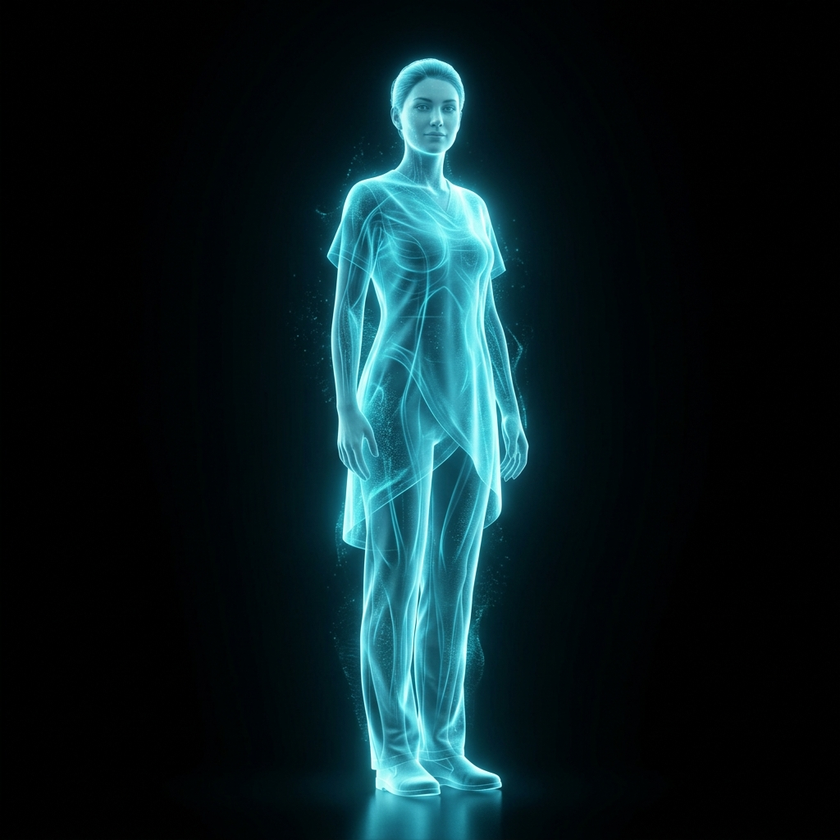
#> input picture public/hologram_ai_assistant.png, 840 x 840 px, shrunk from 1024 x 1024 before the run, found by its file name
$ python make_transparent.py
#> lines starting #> are read from the running program, lines starting #| are printed output that depends on the picture
from PIL import Image
import numpy as np

img = Image.open(r"c:\Users\a6644\OneDrive\Documents\Ember2\public\hologram_ai_assistant.png").convert("RGBA")
data = np.array(img)

r, g, b, a = data[:,:,0], data[:,:,1], data[:,:,2], data[:,:,3]
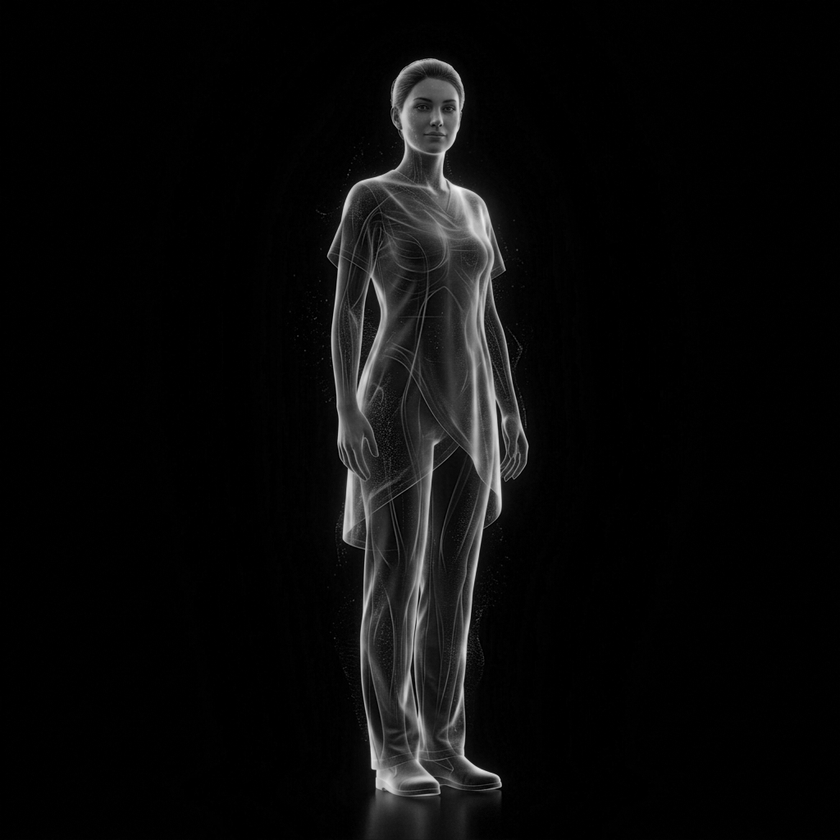
#> r: shape (840, 840); min 0, max 244, mean 10.1
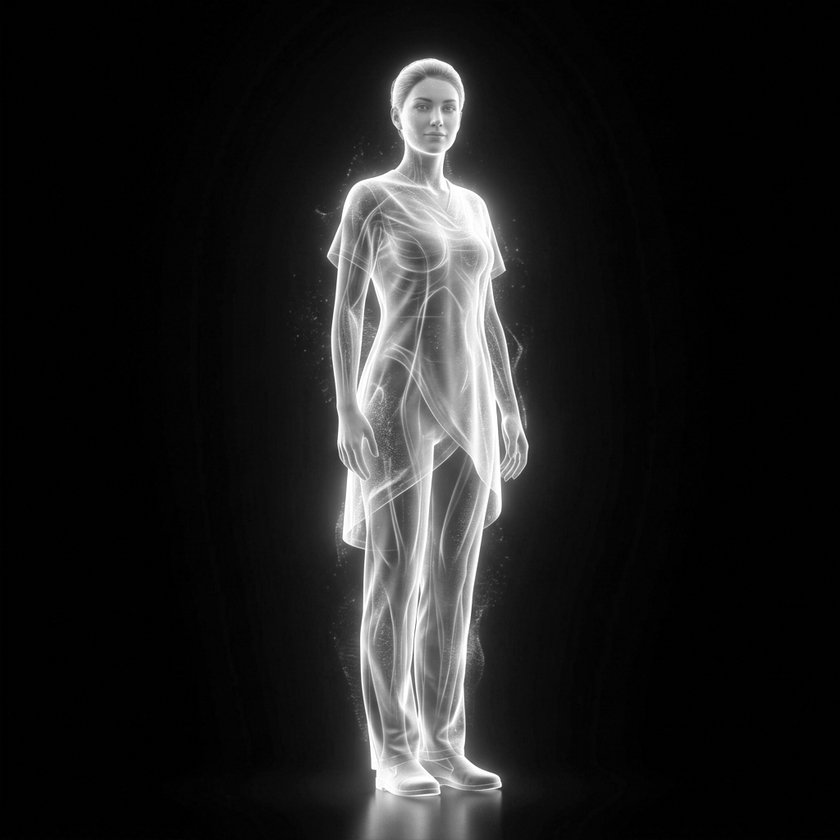
#> g: shape (840, 840); min 0, max 255, mean 29.8
#> a: shape (840, 840); every value is 255
# Create alpha mask based on lightness
alpha = np.maximum(np.maximum(r, g), b)
data[:,:,3] = alpha
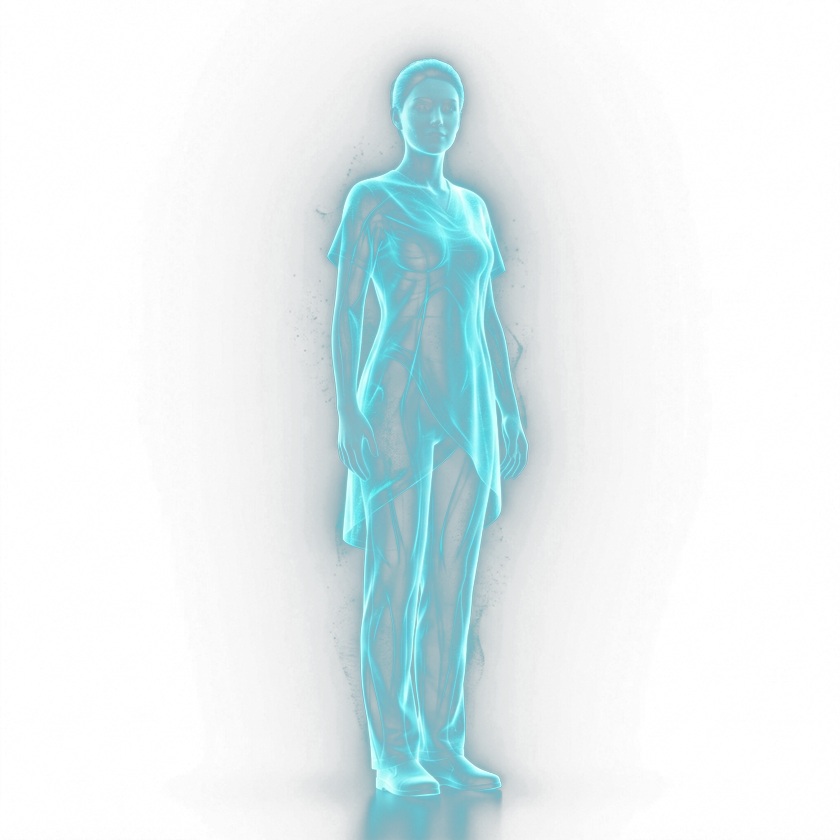
#> data: shape (840, 840, 4); mean R, G, B, A 10.1, 29.8, 33.7, 33.8; transparent parts drawn white

img2 = Image.fromarray(data)
img2.save(r"c:\Users\a6644\OneDrive\Documents\Ember2\public\hologram_transparent.png")
print("Successfully created transparent hologram image.")
